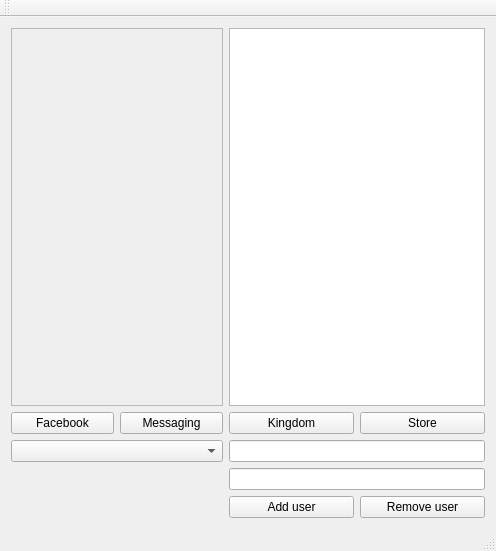
<?xml version="1.0" encoding="UTF-8"?>
<ui version="4.0">
 <class>MainWindow</class>
 <widget class="QMainWindow" name="MainWindow">
  <property name="geometry">
   <rect>
    <x>0</x>
    <y>0</y>
    <width>496</width>
    <height>551</height>
   </rect>
  </property>
  <property name="windowTitle">
   <string>MainWindow</string>
  </property>
  <widget class="QWidget" name="centralWidget">
   <layout class="QGridLayout" name="gridLayout">
    <item row="1" column="0">
     <widget class="QPushButton" name="pbFacebook">
      <property name="text">
       <string>Facebook</string>
      </property>
     </widget>
    </item>
    <item row="1" column="1">
     <widget class="QPushButton" name="pbMessaging">
      <property name="text">
       <string>Messaging</string>
      </property>
     </widget>
    </item>
    <item row="1" column="2">
     <widget class="QPushButton" name="pbKingdom">
      <property name="text">
       <string>Kingdom</string>
      </property>
     </widget>
    </item>
    <item row="1" column="3">
     <widget class="QPushButton" name="pbStore">
      <property name="text">
       <string>Store</string>
      </property>
     </widget>
    </item>
    <item row="2" column="0" colspan="2">
     <widget class="QComboBox" name="cbLogin"/>
    </item>
    <item row="2" column="2" colspan="2">
     <widget class="QLineEdit" name="leUsername"/>
    </item>
    <item row="3" column="2" colspan="2">
     <widget class="QLineEdit" name="lePassword">
      <property name="echoMode">
       <enum>QLineEdit::Password</enum>
      </property>
     </widget>
    </item>
    <item row="0" column="0" colspan="2">
     <widget class="PersonalInfoFrame" name="personalInfoFrame">
      <property name="frameShape">
       <enum>QFrame::StyledPanel</enum>
      </property>
      <property name="frameShadow">
       <enum>QFrame::Raised</enum>
      </property>
     </widget>
    </item>
    <item row="0" column="2" colspan="2">
     <widget class="QListWidget" name="listWidget"/>
    </item>
    <item row="4" column="2">
     <widget class="QPushButton" name="pbAddUser">
      <property name="text">
       <string>Add user</string>
      </property>
     </widget>
    </item>
    <item row="4" column="3">
     <widget class="QPushButton" name="pbRemoveUser">
      <property name="text">
       <string>Remove user</string>
      </property>
     </widget>
    </item>
   </layout>
  </widget>
  <widget class="QMenuBar" name="menuBar">
   <property name="geometry">
    <rect>
     <x>0</x>
     <y>0</y>
     <width>496</width>
     <height>21</height>
    </rect>
   </property>
  </widget>
  <widget class="QToolBar" name="mainToolBar">
   <attribute name="toolBarArea">
    <enum>TopToolBarArea</enum>
   </attribute>
   <attribute name="toolBarBreak">
    <bool>false</bool>
   </attribute>
  </widget>
  <widget class="QStatusBar" name="statusBar"/>
 </widget>
 <layoutdefault spacing="6" margin="11"/>
 <customwidgets>
  <customwidget>
   <class>PersonalInfoFrame</class>
   <extends>QFrame</extends>
   <header>PersonalInfoFrame.h</header>
   <container>1</container>
  </customwidget>
 </customwidgets>
 <tabstops>
  <tabstop>leUsername</tabstop>
  <tabstop>lePassword</tabstop>
  <tabstop>pbAddUser</tabstop>
  <tabstop>pbRemoveUser</tabstop>
  <tabstop>listWidget</tabstop>
  <tabstop>pbFacebook</tabstop>
  <tabstop>pbMessaging</tabstop>
  <tabstop>pbKingdom</tabstop>
  <tabstop>pbStore</tabstop>
  <tabstop>cbLogin</tabstop>
 </tabstops>
 <resources/>
 <connections>
  <connection>
   <sender>pbAddUser</sender>
   <signal>clicked()</signal>
   <receiver>MainWindow</receiver>
   <slot>slotLogin()</slot>
   <hints>
    <hint type="sourcelabel">
     <x>325</x>
     <y>515</y>
    </hint>
    <hint type="destinationlabel">
     <x>220</x>
     <y>528</y>
    </hint>
   </hints>
  </connection>
 </connections>
 <slots>
  <slot>slotLogin()</slot>
 </slots>
</ui>
